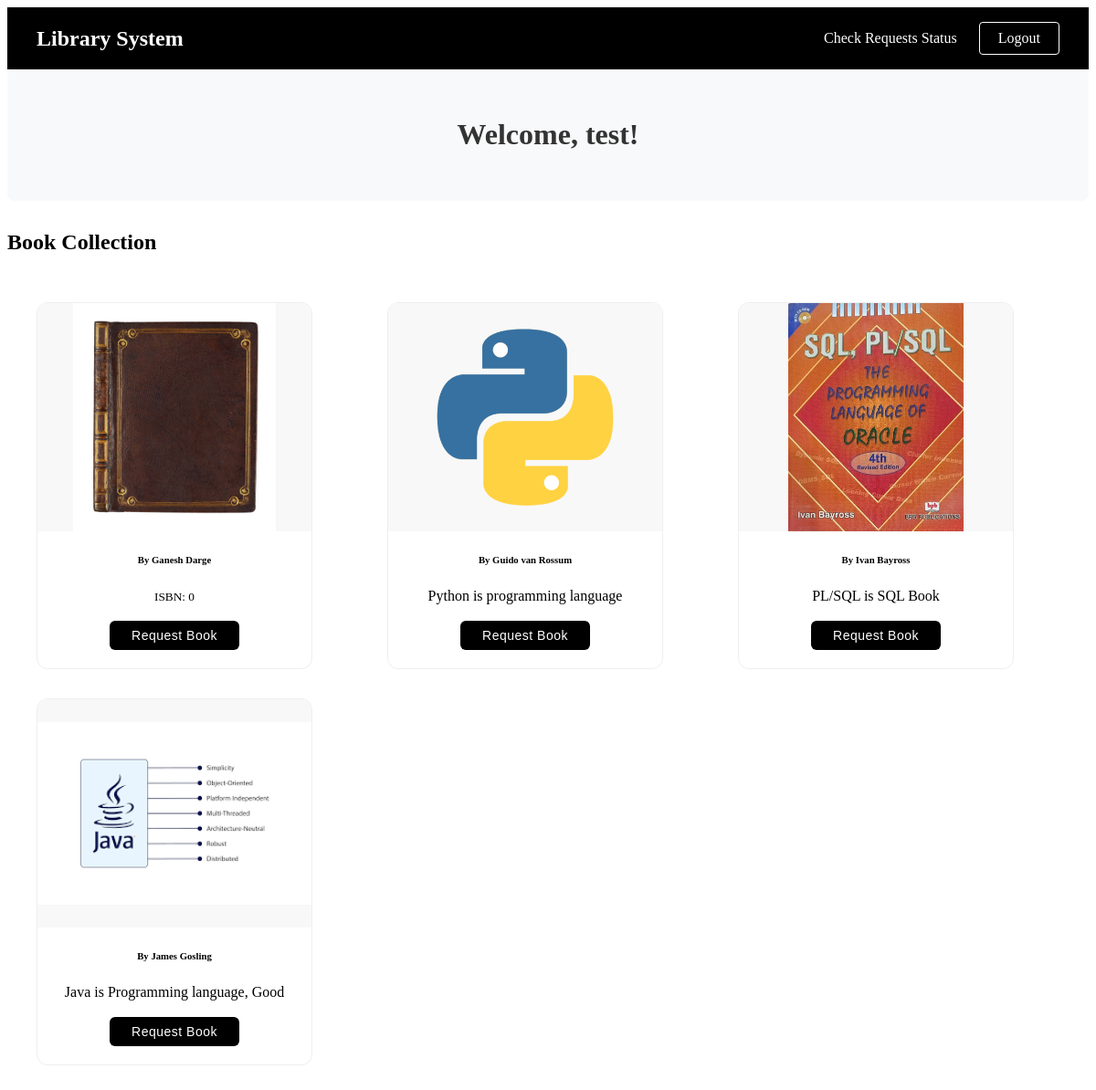
Page /view_books/ (signed in) on the committed database.
### library/models.py (models this page shows, shortened)
class Account(AbstractBaseUser):
    first_name=models.CharField(max_length=100)
    last_name=models.CharField(max_length=100)
    email=models.EmailField(max_length=100,unique=True)
    date_joined=models.DateTimeField(auto_now_add=True)
    last_login=models.DateTimeField(auto_now_add=True)
    is_admin=models.BooleanField(default=False)
    is_reader = models.BooleanField(default=False)
    is_staff=models.BooleanField(default=False)
    is_active=models.BooleanField(default=False)
    is_superadmin=models.BooleanField(default=False)
    USERNAME_FIELD='email'
    REQUIRED_FIELDS=['first_name','last_name']
    objects=MyAccountManager()

class Book(models.Model):
    catchoice= [
        ('education', 'Education'),
        ('entertainment', 'Entertainment'),
        ('comics', 'Comics'),
        ('biography', 'Biographie'),
        ('history', 'History'),
        ]
    name = models.CharField(max_length=100)
    author = models.CharField(max_length=100, blank=True, null = True)
    category = models.CharField(max_length=30, choices=catchoice, default = 'education')
    isbn = models.PositiveIntegerField(unique=True, help_text="13 Character ISBN number")
    description = models.TextField(blank=True, null=True, help_text="Book description or summary")
    cover_image = models.ImageField(upload_to='books/covers/', blank=True, null=True)
    language = models.CharField(max_length=50, default='English')

### library/views.py (the view)
# urls.py: path('view_books/', views.view_books, name='view_books'),
@login_required
def view_books(request):
    books = Book.objects.all()
    return render(request, 'view_books.html', {'books': books})

### templates/view_books.html (shortened to what this page needs)
<!DOCTYPE html>
<html lang="en">
<head>
    {% load static %}
    <link rel="stylesheet" href="{% static 'view_books.css' %}">
</head>
<body>
    <nav class="navbar">
        <a href="/" class="navbar-brand">Library System</a>
        <div class="navbar-links">
            <a href="{% url 'my_requests' %}" class="nav-link">Check Requests Status</a>
            <a href="{% url 'logout' %}" class="logout-btn">Logout</a>
        </div>
    </nav>
    <div class="container">
        <div class="welcome-message">
            <h1>Welcome, {{ user.first_name }}!</h1>
        </div>
        <div class="row mb-4">
            <div class="col">
                <h2 class="display-4 mb-4">Book Collection</h2>
            </div>
        </div>
    <div class="book-container">
        {% for book in books %}
        <div class="book-card">
            <div class="image-container">
                {% if book.cover_image %}
                    <img src="{{ book.cover_image.url }}" class="book-cover" alt="{{ book.title }}">
                {% else %}
                    <div class="placeholder-cover">
                        <i class="bi bi-book"></i>
                    </div>
                {% endif %}
            </div>
            <div class="card-body">
                <h6 class="card-subtitle">By {{ book.author }}</h6>
                {% if book.description %}
                <p class="card-text">{{ book.description|truncatewords:15 }}</p>
                {% endif %}
            </div>
            <form  action="{% url 'request_book' book.id %}" method="POST">
                <button type="submit" class="btn-request-issue">Request Book</button>
            </form>
            <div class="card-footer">
                <small>ISBN: {{ book.isbn }}</small>
            </div>
        </div>
        {% endfor %}
    </div>
</body>
</html>

### static/view_books.css (style rules this page uses)
.book-container { display: grid; grid-template-columns: repeat(auto-fill, minmax(300px, 1fr)); gap: 2rem; padding: 2rem; max-width: 1400px; margin: 0 auto; }
.navbar { background-color: #000; padding: 1rem 2rem; display: flex; justify-content: space-between; align-items: center; position: sticky; top: 0; z-index: 1000; }
.navbar-brand { color: white; font-size: 1.5rem; text-decoration: none; font-weight: bold; }
.logout-btn { background-color: transparent; color: white; border: 1px solid white; padding: 8px 20px; border-radius: 4px; cursor: pointer; transition: all 0.3s ease; text-decoration: none; }
.welcome-message { padding: 2rem; background-color: #f8f9fa; margin-bottom: 2rem; border-radius: 8px; text-align: center; color: #333; }
.book-card { position: relative; transition: all 0.3s ease; height: 400px; width: 300px; display: flex; flex-direction: column; text-align: center; background: #fff; border-radius: 12px; overflow: hidden; border: 1px solid #eee; }
.image-container { position: relative; height: 250px; width: 100%; overflow: hidden; background: #f8f8f8; display: flex; align-items: center; justify-content: center; }
.book-cover { width: 100%; height: 100%; object-fit: contain; padding: 10px; transition: transform 0.3s ease; }
.btn-request-issue { position: absolute; bottom: 20px; left: 50%; transform: translateX(-50%); font-size: 14px; padding: 8px 24px; background-color: #000; color: #fff; border: none; border-radius: 6px; text-decoration: none; display: inline-block; transition: all 0.3s ease; font-weight: 500; letter-spacing: 0.5px; z-index: 2; }

### templates/view_books.html (style rules this page uses)
.navbar-links { display: flex; align-items: center; gap: 1.5rem; }
.nav-link { color: white; text-decoration: none; transition: color 0.3s ease; }

### rows in the picture
Account: first_name "test"
Book: cover_image (picture), author "Ganesh Darge", isbn "0"
Book: cover_image (picture), author "Guido van Rossum", description "Python is programming language"
Book: cover_image (picture), author "Ivan Bayross", description "PL/SQL is SQL Book"
Book: cover_image (picture), author "James Gosling", description "Java is Programming language, Good"
